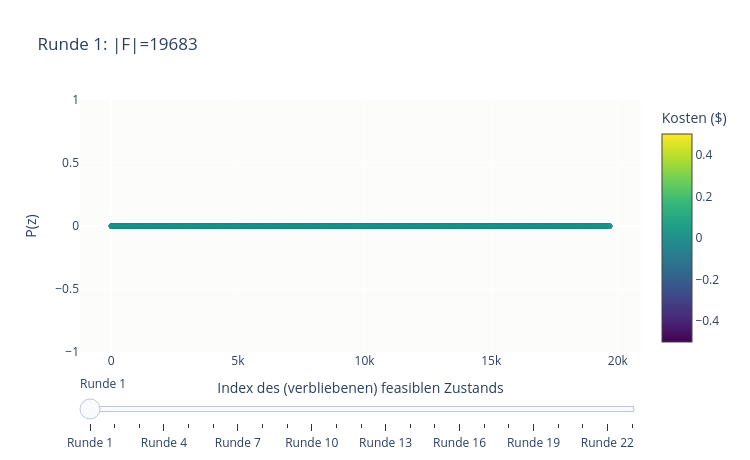

Notebook code for this chart:
### Code cell
# Wie die Cuts das Sampling umlenken: P(z) je Runde, SELBER AUFBAU wie Runde 1/2 —
# ein Punkt je (verbliebenem) feasiblem Zustand über dem Index, Farbe = Master-Kosten.
# Amplifikation ist nicht monoton (GM-QAOA-Interferenz); der Loop lebt von best-of-shots.
fig = go.Figure()
for k, r in enumerate(loop.rounds):
    fig.add_scatter(
        x=np.arange(len(r.states)), y=r.probs, mode="markers",
        marker=dict(size=5, color=r.costs, colorscale="Viridis",
                    colorbar=dict(title="Kosten ($)"), showscale=True),
        name=f"Runde {r.round}", visible=(k == 0),
    )
steps = [dict(method="update", label=f"Runde {r.round}",
              args=[{"visible": [j == k for j in range(len(loop.rounds))]},
                    {"title": f"Runde {r.round}: |F|={len(r.states)}, "
                              f"{'Feasibility-Cut' if r.n_removed else 'Optimality-Cut'}"}])
         for k, r in enumerate(loop.rounds)]
fig.update_layout(
    sliders=[dict(active=0, steps=steps)],
    title=f"Runde {loop.rounds[0].round}: |F|={len(loop.rounds[0].states)}",
    xaxis_title="Index des (verbliebenen) feasiblen Zustands", yaxis_title="P(z)",
    width=750, height=460, plot_bgcolor="#fcfcfb",
)
fig.show()
